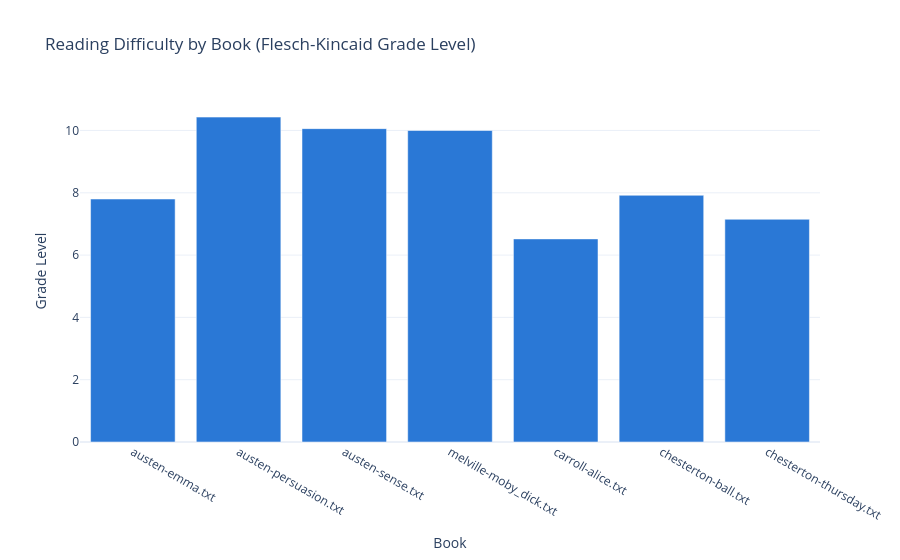

Notebook source saved alongside this figure:
### Markdown cell above
### Comparing reading difficulty by book

### Code cell
# Compare readability across books
fig2 = px.bar(
    df,
    x='book',
    y='flesch_kincaid_grade',
    title='Reading Difficulty by Book (Flesch-Kincaid Grade Level)',
    labels={'book': 'Book', 'flesch_kincaid_grade': 'Grade Level'},
    color_discrete_sequence=['#2a78d6']
)
fig2.update_layout(template='plotly_white', showlegend=False)
fig2.show()

### Figure 1 — Plotly figure (JSON) as saved in the notebook; plotly's stock layout.template omitted (floating-point values rounded to 4 significant figures)
{"data": [{"hovertemplate": "Book=%{x}<br>Grade Level=%{y}<extra></extra>", "legendgroup": "", "marker": {"color": "#2a78d6", "pattern": {"shape": ""}}, "name": "", "orientation": "v", "showlegend": false, "textposition": "auto", "type": "bar", "x": ["austen-emma.txt", "austen-persuasion.txt", "austen-sense.txt", "melville-moby_dick.txt", "carroll-alice.txt", "chesterton-ball.txt", "chesterton-thursday.txt"], "xaxis": "x", "y": [7.8, 10.43, 10.06, 10.0, 6.52, 7.92, 7.15], "yaxis": "y"}], "layout": {"barmode": "relative", "legend": {"tracegroupgap": 0}, "showlegend": false, "title": {"text": "Reading Difficulty by Book (Flesch-Kincaid Grade Level)"}, "xaxis": {"anchor": "y", "domain": [0, 1], "title": {"text": "Book"}}, "yaxis": {"anchor": "x", "domain": [0, 1], "title": {"text": "Grade Level"}}}}
